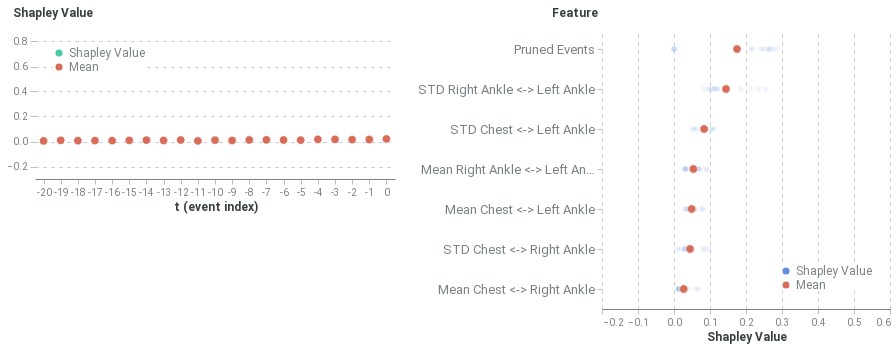

Notebook code cell kept with this figure:
### Code cell
global_plot

### Figure 1 — Vega-Lite specification as saved in the notebook (floating-point values rounded to 4 significant figures; data arrays with more than 128 entries replaced by an {"elided": "..."} marker saying what was removed)
{"config": {"axis": {"domain": true, "domainColor": "#798184", "grid": false, "gridColor": "#798184", "gridOpacity": 0.5, "gridDash": [3, 5], "gridWidth": 0.8, "gridCap": "round", "labelPadding": 3, "labelFont": "Roboto", "labelColor": "#798184", "tickSize": 5, "tickColor": "#798184", "tickOpacity": 0.5, "titleColor": "#384140", "titleFont": "Roboto", "titleFontSize": 12}, "axisBand": {"domain": true, "ticks": false, "labelPadding": 7}, "axisY": {"domain": false, "titleAlign": "left", "titleAngle": 0, "titleX": -20, "titleY": -10}, "legend": {"labelColor": "#798184", "labelFontSize": 12, "symbolSize": 40, "titleColor": "#384140", "titleFontSize": 12, "titlePadding": 10, "titleFont": "Roboto", "labelFont": "Roboto"}, "line": {"stroke": "#618FE0", "strokeWidth": 2}, "rule": {"stroke": "#798184"}, "path": {"stroke": "#618FE0", "strokeWidth": 0.5}, "rect": {"fill": "#618FE0"}, "point": {"filled": true, "shape": "circle"}, "shape": {"stroke": "#618FE0"}, "bar": {"fill": "#618FE0", "stroke": null}, "text": {"font": "Roboto", "color": "#384140", "fontSize": 12}, "arc": {"stroke": "#fff", "strokeWidth": 1}, "range": {"category": ["#618FE0", "#50D0B0", "#E17560", "#E8B474", "#D889C4", "#34A3BC", "#A583A4"], "ramp": ["#001854", "#002f72", "#04478e", "#1e5fab", "#4477c5", "#6290e1", "#7ea9fd", "#9ec7ff", "#bde4ff"], "heatmap": ["#001854", "#002f72", "#04478e", "#1e5fab", "#4477c5", "#6290e1", "#7ea9fd", "#9ec7ff", "#bde4ff"], "diverging": ["#003b26", "#006b52", "#1aa082", "#55d5b5", "#f5f5f5", "#ffaa92", "#d16f5b", "#9e392c", "#650200"]}, "title": {"anchor": "start", "fontSize": 20, "color": "#384140", "fontWeight": "bold", "offset": 20, "font": "Roboto", "subtitleColor": "#384140", "subtitleFontSize": 16}, "header": {"labelFontSize": 12, "titleFontSize": 16, "labelColor": "#384140", "titleColor": "#384140", "titleFont": "Roboto", "labelFont": "Roboto"}, "group": {"fill": "white"}, "background": "white", "view": {"stroke": "transparent", "continuousHeight": 300, "continuousWidth": 400}}, "hconcat": [{"data": {"name": "data-2d5ec48fe22e9e9e0660e2d7ae9d5c61"}, "mark": {"type": "point", "stroke": "white", "strokeWidth": 0.6}, "encoding": {"color": {"type": "nominal", "field": "type", "legend": {"fillColor": "white", "orient": "top-left", "symbolSize": 50, "symbolStrokeWidth": 0, "title": null}, "scale": {"domain": ["Shapley Value", "Mean"], "range": ["#48caaa", "#d76d58"]}}, "opacity": {"condition": {"value": 1.0, "test": "(datum.type === 'Mean')"}, "value": 0.2}, "size": {"condition": {"value": 70, "test": "(datum.type === 'Mean')"}, "value": 30}, "x": {"type": "ordinal", "axis": {"labelAngle": 0}, "field": "t (event index)"}, "y": {"type": "quantitative", "axis": {"grid": true, "titleX": -23}, "field": "Shapley Value", "scale": {"domain": [-0.3, 0.9]}, "title": "Shapley Value"}}, "height": 150, "width": 360}, {"data": {"name": "data-ea8dddde33593dd6c78cc3df94bf24d1"}, "mark": {"type": "point", "stroke": "white", "strokeWidth": 0.6}, "encoding": {"color": {"type": "nominal", "field": "type", "legend": {"fillColor": "white", "orient": "bottom-right", "symbolSize": 50, "symbolStrokeWidth": 0, "title": null}, "scale": {"domain": ["Shapley Value", "Mean"], "range": ["#618FE0", "#d76d58"]}}, "opacity": {"condition": {"value": 1.0, "test": "(datum.type === 'Mean')"}, "value": 0.1}, "size": {"condition": {"value": 70, "test": "(datum.type === 'Mean')"}, "value": 30}, "x": {"type": "quantitative", "axis": {"grid": true, "title": "Shapley Value"}, "field": "Shapley Value", "scale": {"domain": [-0.2, 0.6]}}, "y": {"type": "ordinal", "axis": {"labelFontSize": 13, "titleX": -51}, "field": "Feature", "sort": ["Pruned Events", "STD Right Ankle <-> Left Ankle", "STD Chest <-> Left Ankle", "Mean Right Ankle <-> Left Ankle", "Mean Chest <-> Left Ankle", "STD Chest <-> Right Ankle", "Mean Chest <-> Right Ankle"]}}, "height": 280, "width": 288}], "resolve": {"scale": {"color": "independent"}}, "$schema": "https://vega.github.io/schema/vega-lite/v4.8.1.json", "datasets": {"data-2d5ec48fe22e9e9e0660e2d7ae9d5c61": {"elided": "294 records"}, "data-ea8dddde33593dd6c78cc3df94bf24d1": [{"Shapley Value": 0.03147, "Feature": "Mean Chest <-> Right Ankle", "type": "Shapley Value"}, {"Shapley Value": 0.03401, "Feature": "STD Chest <-> Right Ankle", "type": "Shapley Value"}, {"Shapley Value": 0.08036, "Feature": "Mean Chest <-> Left Ankle", "type": "Shapley Value"}, {"Shapley Value": 0.08745, "Feature": "STD Chest <-> Left Ankle", "type": "Shapley Value"}, {"Shapley Value": 0.08798, "Feature": "Mean Right Ankle <-> Left Ankle", "type": "Shapley Value"}, {"Shapley Value": 0.2555, "Feature": "STD Right Ankle <-> Left Ankle", "type": "Shapley Value"}, {"Shapley Value": -2.838e-10, "Feature": "Pruned Events", "type": "Shapley Value"}, {"Shapley Value": 0.01332, "Feature": "Mean Chest <-> Right Ankle", "type": "Shapley Value"}, {"Shapley Value": 0.01699, "Feature": "STD Chest <-> Right Ankle", "type": "Shapley Value"}, {"Shapley Value": 0.05761, "Feature": "Mean Chest <-> Left Ankle", "type": "Shapley Value"}, {"Shapley Value": 0.09028, "Feature": "STD Chest <-> Left Ankle", "type": "Shapley Value"}, {"Shapley Value": 0.0713, "Feature": "Mean Right Ankle <-> Left Ankle", "type": "Shapley Value"}, {"Shapley Value": 0.113, "Feature": "STD Right Ankle <-> Left Ankle", "type": "Shapley Value"}, {"Shapley Value": 0.2142, "Feature": "Pruned Events", "type": "Shapley Value"}, {"Shapley Value": 0.009773, "Feature": "Mean Chest <-> Right Ankle", "type": "Shapley Value"}, {"Shapley Value": 0.008913, "Feature": "STD Chest <-> Right Ankle", "type": "Shapley Value"}, {"Shapley Value": 0.05359, "Feature": "Mean Chest <-> Left Ankle", "type": "Shapley Value"}, {"Shapley Value": 0.08408, "Feature": "STD Chest <-> Left Ankle", "type": "Shapley Value"}, {"Shapley Value": 0.06672, "Feature": "Mean Right Ankle <-> Left Ankle", "type": "Shapley Value"}, {"Shapley Value": 0.1044, "Feature": "STD Right Ankle <-> Left Ankle", "type": "Shapley Value"}, {"Shapley Value": 0.2492, "Feature": "Pruned Events", "type": "Shapley Value"}, {"Shapley Value": 0.06706, "Feature": "Mean Chest <-> Right Ankle", "type": "Shapley Value"}, {"Shapley Value": 0.09657, "Feature": "STD Chest <-> Right Ankle", "type": "Shapley Value"}, {"Shapley Value": 0.03696, "Feature": "Mean Chest <-> Left Ankle", "type": "Shapley Value"}, {"Shapley Value": 0.1121, "Feature": "STD Chest <-> Left Ankle", "type": "Shapley Value"}, {"Shapley Value": 0.09163, "Feature": "Mean Right Ankle <-> Left Ankle", "type": "Shapley Value"}, {"Shapley Value": 0.2357, "Feature": "STD Right Ankle <-> Left Ankle", "type": "Shapley Value"}, {"Shapley Value": -8.515e-09, "Feature": "Pruned Events", "type": "Shapley Value"}, {"Shapley Value": 0.02915, "Feature": "Mean Chest <-> Right Ankle", "type": "Shapley Value"}, {"Shapley Value": 0.04968, "Feature": "STD Chest <-> Right Ankle", "type": "Shapley Value"}, {"Shapley Value": 0.03219, "Feature": "Mean Chest <-> Left Ankle", "type": "Shapley Value"}, {"Shapley Value": 0.08599, "Feature": "STD Chest <-> Left Ankle", "type": "Shapley Value"}, {"Shapley Value": 0.06964, "Feature": "Mean Right Ankle <-> Left Ankle", "type": "Shapley Value"}, {"Shapley Value": 0.1112, "Feature": "STD Right Ankle <-> Left Ankle", "type": "Shapley Value"}, {"Shapley Value": 0.2621, "Feature": "Pruned Events", "type": "Shapley Value"}, {"Shapley Value": 0.02692, "Feature": "Mean Chest <-> Right Ankle", "type": "Shapley Value"}, {"Shapley Value": 0.04733, "Feature": "STD Chest <-> Right Ankle", "type": "Shapley Value"}, {"Shapley Value": 0.03006, "Feature": "Mean Chest <-> Left Ankle", "type": "Shapley Value"}, {"Shapley Value": 0.08162, "Feature": "STD Chest <-> Left Ankle", "type": "Shapley Value"}, {"Shapley Value": 0.06674, "Feature": "Mean Right Ankle <-> Left Ankle", "type": "Shapley Value"}, {"Shapley Value": 0.1011, "Feature": "STD Right Ankle <-> Left Ankle", "type": "Shapley Value"}, {"Shapley Value": 0.2863, "Feature": "Pruned Events", "type": "Shapley Value"}, {"Shapley Value": 0.06105, "Feature": "Mean Chest <-> Right Ankle", "type": "Shapley Value"}, {"Shapley Value": 0.08083, "Feature": "STD Chest <-> Right Ankle", "type": "Shapley Value"}, {"Shapley Value": 0.07649, "Feature": "Mean Chest <-> Left Ankle", "type": "Shapley Value"}, {"Shapley Value": 0.1057, "Feature": "STD Chest <-> Left Ankle", "type": "Shapley Value"}, {"Shapley Value": 0.04166, "Feature": "Mean Right Ankle <-> Left Ankle", "type": "Shapley Value"}, {"Shapley Value": 0.1852, "Feature": "STD Right Ankle <-> Left Ankle", "type": "Shapley Value"}, {"Shapley Value": -7.096e-10, "Feature": "Pruned Events", "type": "Shapley Value"}, {"Shapley Value": 0.01478, "Feature": "Mean Chest <-> Right Ankle", "type": "Shapley Value"}, {"Shapley Value": 0.03222, "Feature": "STD Chest <-> Right Ankle", "type": "Shapley Value"}, {"Shapley Value": 0.0478, "Feature": "Mean Chest <-> Left Ankle", "type": "Shapley Value"}, {"Shapley Value": 0.08772, "Feature": "STD Chest <-> Left Ankle", "type": "Shapley Value"}, {"Shapley Value": 0.03108, "Feature": "Mean Right Ankle <-> Left Ankle", "type": "Shapley Value"}, {"Shapley Value": 0.09542, "Feature": "STD Right Ankle <-> Left Ankle", "type": "Shapley Value"}, {"Shapley Value": 0.2419, "Feature": "Pruned Events", "type": "Shapley Value"}, {"Shapley Value": 0.01499, "Feature": "Mean Chest <-> Right Ankle", "type": "Shapley Value"}, {"Shapley Value": 0.028, "Feature": "STD Chest <-> Right Ankle", "type": "Shapley Value"}, {"Shapley Value": 0.0443, "Feature": "Mean Chest <-> Left Ankle", "type": "Shapley Value"}, {"Shapley Value": 0.07667, "Feature": "STD Chest <-> Left Ankle", "type": "Shapley Value"}, {"Shapley Value": 0.02946, "Feature": "Mean Right Ankle <-> Left Ankle", "type": "Shapley Value"}, {"Shapley Value": 0.08252, "Feature": "STD Right Ankle <-> Left Ankle", "type": "Shapley Value"}, {"Shapley Value": 0.275, "Feature": "Pruned Events", "type": "Shapley Value"}, {"Shapley Value": 0.04206, "Feature": "Mean Chest <-> Right Ankle", "type": "Shapley Value"}, {"Shapley Value": 0.0855, "Feature": "STD Chest <-> Right Ankle", "type": "Shapley Value"}, {"Shapley Value": 0.06003, "Feature": "Mean Chest <-> Left Ankle", "type": "Shapley Value"}, {"Shapley Value": 0.1038, "Feature": "STD Chest <-> Left Ankle", "type": "Shapley Value"}, {"Shapley Value": 0.04799, "Feature": "Mean Right Ankle <-> Left Ankle", "type": "Shapley Value"}, {"Shapley Value": 0.212, "Feature": "STD Right Ankle <-> Left Ankle", "type": "Shapley Value"}, {"Shapley Value": -4.257e-10, "Feature": "Pruned Events", "type": "Shapley Value"}, {"Shapley Value": 0.01448, "Feature": "Mean Chest <-> Right Ankle", "type": "Shapley Value"}, {"Shapley Value": 0.0397, "Feature": "STD Chest <-> Right Ankle", "type": "Shapley Value"}, {"Shapley Value": 0.04143, "Feature": "Mean Chest <-> Left Ankle", "type": "Shapley Value"}, {"Shapley Value": 0.06434, "Feature": "STD Chest <-> Left Ankle", "type": "Shapley Value"}, {"Shapley Value": 0.03257, "Feature": "Mean Right Ankle <-> Left Ankle", "type": "Shapley Value"}, {"Shapley Value": 0.1424, "Feature": "STD Right Ankle <-> Left Ankle", "type": "Shapley Value"}, {"Shapley Value": 0.2165, "Feature": "Pruned Events", "type": "Shapley Value"}, {"Shapley Value": 0.01253, "Feature": "Mean Chest <-> Right Ankle", "type": "Shapley Value"}, {"Shapley Value": 0.0302, "Feature": "STD Chest <-> Right Ankle", "type": "Shapley Value"}, {"Shapley Value": 0.03869, "Feature": "Mean Chest <-> Left Ankle", "type": "Shapley Value"}, {"Shapley Value": 0.05505, "Feature": "STD Chest <-> Left Ankle", "type": "Shapley Value"}, {"Shapley Value": 0.03133, "Feature": "Mean Right Ankle <-> Left Ankle", "type": "Shapley Value"}, {"Shapley Value": 0.1217, "Feature": "STD Right Ankle <-> Left Ankle", "type": "Shapley Value"}, {"Shapley Value": 0.262, "Feature": "Pruned Events", "type": "Shapley Value"}, {"Shapley Value": 0.01271, "Feature": "Mean Chest <-> Right Ankle", "type": "Shapley Value"}, {"Shapley Value": 0.02933, "Feature": "STD Chest <-> Right Ankle", "type": "Shapley Value"}, {"Shapley Value": 0.03857, "Feature": "Mean Chest <-> Left Ankle", "type": "Shapley Value"}, {"Shapley Value": 0.05336, "Feature": "STD Chest <-> Left Ankle", "type": "Shapley Value"}, {"Shapley Value": 0.03102, "Feature": "Mean Right Ankle <-> Left Ankle", "type": "Shapley Value"}, {"Shapley Value": 0.119, "Feature": "STD Right Ankle <-> Left Ankle", "type": "Shapley Value"}, {"Shapley Value": 0.2675, "Feature": "Pruned Events", "type": "Shapley Value"}, {"Shapley Value": 0.175, "Feature": "Pruned Events", "type": "Mean"}, {"Shapley Value": 0.02695, "Feature": "Mean Chest <-> Right Ankle", "type": "Mean"}, {"Shapley Value": 0.04908, "Feature": "Mean Chest <-> Left Ankle", "type": "Mean"}, {"Shapley Value": 0.05378, "Feature": "Mean Right Ankle <-> Left Ankle", "type": "Mean"}, {"Shapley Value": 0.04456, "Feature": "STD Chest <-> Right Ankle", "type": "Mean"}, {"Shapley Value": 0.08371, "Feature": "STD Chest <-> Left Ankle", "type": "Mean"}, {"Shapley Value": 0.1445, "Feature": "STD Right Ankle <-> Left Ankle", "type": "Mean"}]}}
